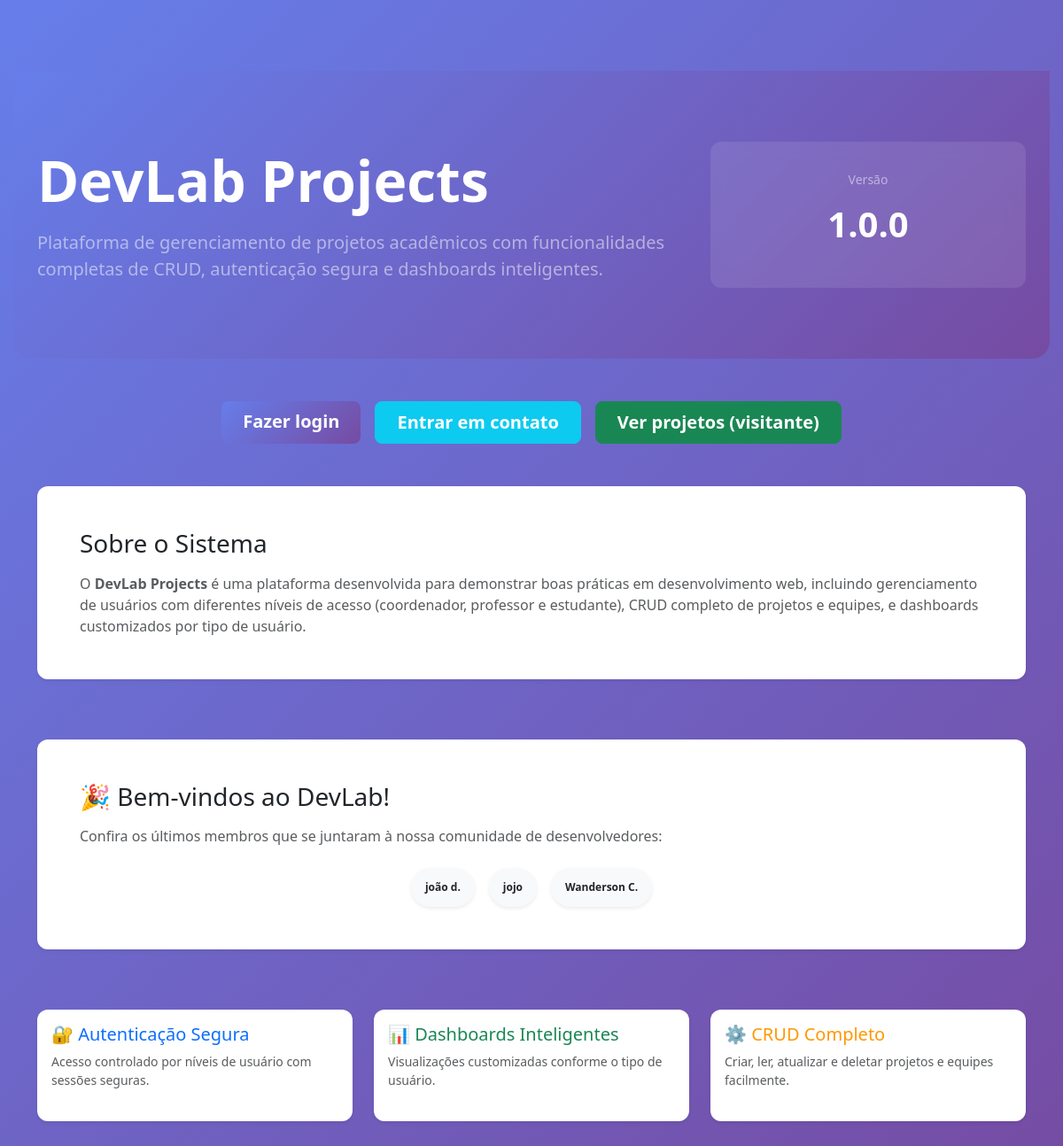
Before: / with the older database file.
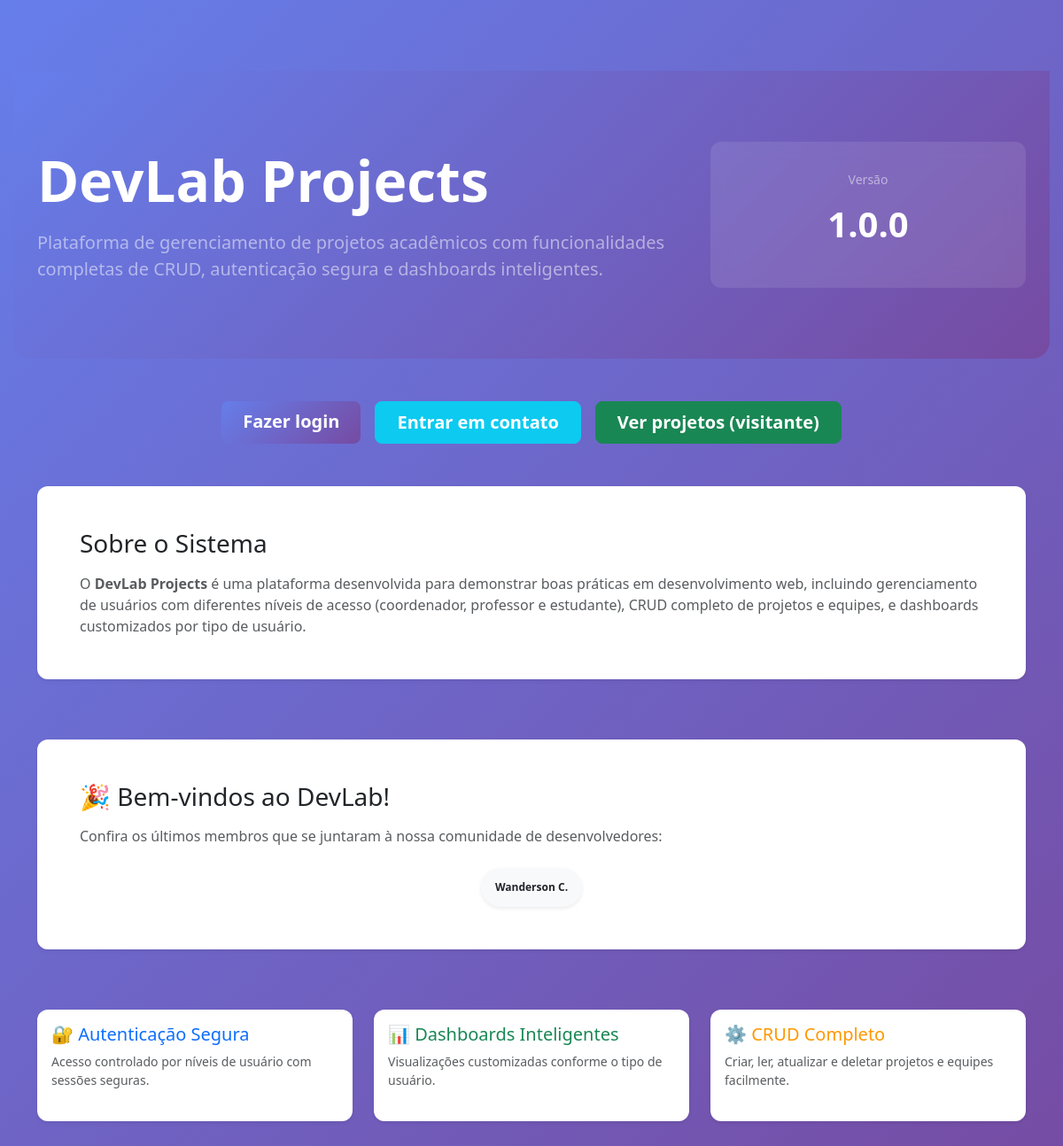
After: the same page with the newer database file.
### devlab/meuapp/models.py (models this page shows, shortened)
class SolicitacaoCadastro(models.Model):
    STATUS_CHOICES = [
        ('pendente', 'Pendente'),
        ('aprovada', 'Aprovada'),
        ('rejeitada', 'Rejeitada'),
    ]
    nome_completo = models.CharField(max_length=150)
    email = models.EmailField(unique=True)
    data_nascimento = models.DateField()
    senha_hash = models.CharField(max_length=255)  # Hash da senha
    matricula = models.CharField(max_length=20, unique=True)
    status = models.CharField(max_length=20, choices=STATUS_CHOICES, default='pendente')
    data_solicitacao = models.DateTimeField(auto_now_add=True)
    data_aprovacao = models.DateTimeField(null=True, blank=True)
    coordenador_aprovador = models.ForeignKey(
        Usuario,
        on_delete=models.SET_NULL,
        null=True,
        blank=True,
        related_name='solicitacoes_aprovadas',
        help_text="Coordenador que aprovou/rejeitou a solicitação"
    )
    motivo_rejeicao = models.TextField(blank=True, help_text="Motivo da rejeição (se aplicável)")
    class Meta:
        verbose_name = 'Solicitação de Cadastro'
        verbose_name_plural = 'Solicitações de Cadastro'
        ordering = ['-data_solicitacao']

### devlab/meuapp/views.py (the view)
# urls.py: path('', views.home, name='home'),
def home(request):
    coordenacao = {
        'nome': 'Coordenação de Projetos',
        'email': 'coordenacao@example.edu.br',
        'telefone': '+55 (61) 99999-0000',
        'local': 'Bloco A, Sala 101',
        'horario': 'Seg–Sex 09:00–17:00',
    }
    solicitacoes_aprovadas = SolicitacaoCadastro.objects.filter(status='aprovada').order_by('-data_aprovacao')[:5]
    context = {
        'coordenacao': coordenacao,
        'solicitacoes_aprovadas': solicitacoes_aprovadas,
    }
    return render(request, 'home.html', context)

### devlab/meuapp/templates/home.html (shortened to what this page needs)
{% extends 'base.html' %}
{% block content %}
<div
    style="background: linear-gradient(135deg, #667eea 0%, #764ba2 100%); padding: 5rem 0; margin: -30px 0 3rem -15px; margin-right: -15px; border-radius: 0 0 20px 20px;">
    <div class="container">
        <div class="row align-items-center">
            <div class="col-md-8">
                <h1 class="display-3 fw-bold text-white mb-3">DevLab Projects</h1>
                <p class="lead text-white-50 mb-0">Plataforma de gerenciamento de projetos acadêmicos com
                    funcionalidades completas de CRUD, autenticação segura e dashboards inteligentes.</p>
            </div>
            <div class="col-md-4 text-center">
                <div
                    style="background: rgba(255,255,255,0.1); padding: 2rem; border-radius: 12px; backdrop-filter: blur(10px);">
                    <p class="text-white-50 small">Versão</p>
                    <p class="text-white display-6 fw-bold">1.0.0</p>
                </div>
            </div>
        </div>
    </div>
</div>
<div class="container my-5">
    <div class="row justify-content-center mb-5">
        <div class="col-md-10">
            <div class="d-flex flex-wrap gap-3 justify-content-center">
                <a class="btn btn-primary btn-lg px-4" href="{% url 'login' %}" style="font-weight: 600;">
                     Fazer login
                </a>
                <button class="btn btn-info btn-lg px-4" data-bs-toggle="modal" data-bs-target="#contatoModal"
                    style="font-weight: 600; color: white;">
                     Entrar em contato
                </button>
                <a class="btn btn-success btn-lg px-4" href="{% url 'visitante' %}" style="font-weight: 600;">
                     Ver projetos (visitante)
                </a>
            </div>
        </div>
    </div>
    <div class="row mb-5">
        <div class="col-md-12">
            <div class="card border-0 shadow-sm" style="border-radius: 12px;">
                <div class="card-body p-5">
                    <h3 class="card-title mb-3">Sobre o Sistema</h3>
                    <p class="card-text text-muted mb-0">O <strong>DevLab Projects</strong> é uma plataforma
                        desenvolvida para demonstrar boas práticas em desenvolvimento web, incluindo gerenciamento de
                        usuários com diferentes níveis de acesso (coordenador, professor e estudante), CRUD completo de
                        projetos e equipes, e dashboards customizados por tipo de usuário.</p>
                </div>
            </div>
        </div>
    </div>
    {% if solicitacoes_aprovadas %}
    <div class="row mb-5">
        <div class="col-md-12">
            <div class="card border-0 shadow-sm" style="border-radius: 12px;">
                <div class="card-body p-5">
                    <h3 class="card-title mb-3">🎉 Bem-vindos ao DevLab!</h3>
                    <p class="card-text text-muted mb-4">Confira os últimos membros que se juntaram à nossa comunidade de desenvolvedores:</p>
                    <div class="d-flex flex-wrap gap-3 justify-content-center">
                        {% for solicitacao in solicitacoes_aprovadas %}
                            {% with nome_partes=solicitacao.nome_completo.split %}
                            <span class="badge bg-light text-dark p-3 rounded-pill shadow-sm">
                                {{ nome_partes.0 }}
                                {% if nome_partes|length > 1 %}
                                    {{ nome_partes.1|first }}.
                                {% endif %}
                            </span>
                            {% endwith %}
                        {% endfor %}
                    </div>
                </div>
            </div>
        </div>
    </div>
    {% endif %}
    <div class="row mb-5">
        <div class="col-md-4 mb-3">
            <div class="card border-0 shadow-sm h-100" style="border-radius: 12px; border-left: 4px solid #0d6efd;">
                <div class="card-body">
                    <h5 class="card-title text-primary">🔐 Autenticação Segura</h5>
                    <p class="card-text text-muted small">Acesso controlado por níveis de usuário com sessões seguras.
                    </p>
                </div>
            </div>
        </div>
        <div class="col-md-4 mb-3">
            <div class="card border-0 shadow-sm h-100" style="border-radius: 12px; border-left: 4px solid #198754;">
                <div class="card-body">
                    <h5 class="card-title text-success">📊 Dashboards Inteligentes</h5>
                    <p class="card-text text-muted small">Visualizações customizadas conforme o tipo de usuário.</p>
                </div>
            </div>
        </div>
        <div class="col-md-4 mb-3">
            <div class="card border-0 shadow-sm h-100" style="border-radius: 12px; border-left: 4px solid #ffc107;">
                <div class="card-body">
                    <h5 class="card-title" style="color: #ff9800;">⚙️ CRUD Completo</h5>
                    <p class="card-text text-muted small">Criar, ler, atualizar e deletar projetos e equipes facilmente.
                    </p>
                </div>
            </div>
        </div>
    </div>
</div>
{% endblock %}

### devlab/meuapp/templates/base.html (shortened to what this page needs)
<!DOCTYPE html>
<html lang="pt-br">
<head>
    <link href="https://cdn.jsdelivr.net/npm/bootstrap@5.3.0/dist/css/bootstrap.min.css" rel="stylesheet">
</head>
<body>
    <div class="container main-content">
        {% block content %}{% endblock %}
    </div>
</body>
</html>

### devlab/meuapp/templates/base.html (style rules this page uses)
body { min-height: 100vh; background: linear-gradient(135deg, #667eea 0%, #764ba2 100%); }
.main-content { margin-top: 80px; padding: 30px 0; }
.card { border: none; border-radius: 15px; box-shadow: 0 5px 20px rgba(0,0,0,0.1); margin-bottom: 20px; }
.btn-primary { background: linear-gradient(135deg, #667eea 0%, #764ba2 100%); border: none; }

Changed rows visible on the page:
removed SolicitacaoCadastro: nome_completo.split.0 "joão", nome_completo.split.1|first "d"
removed SolicitacaoCadastro: nome_completo.split.0 "jojo"
